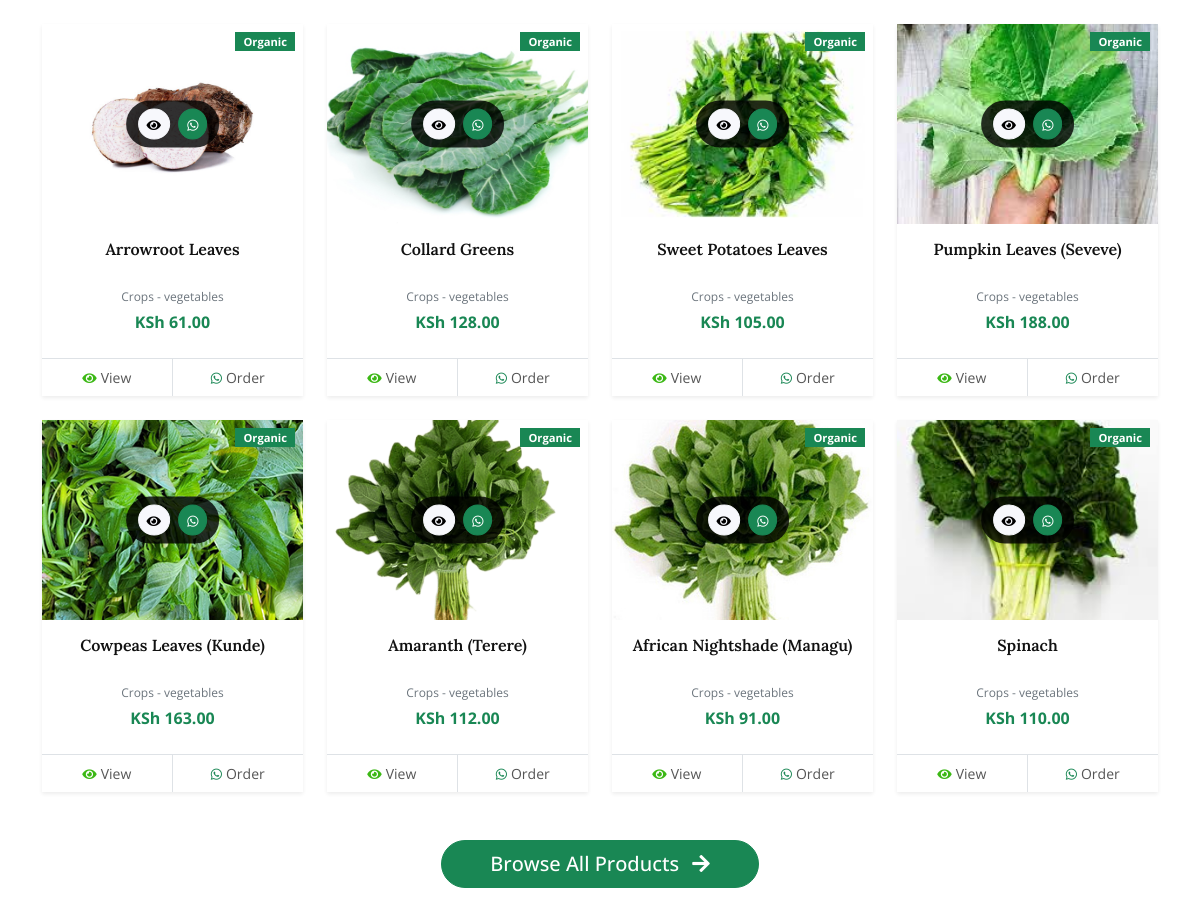
Before: / (middle part) with the older database file.
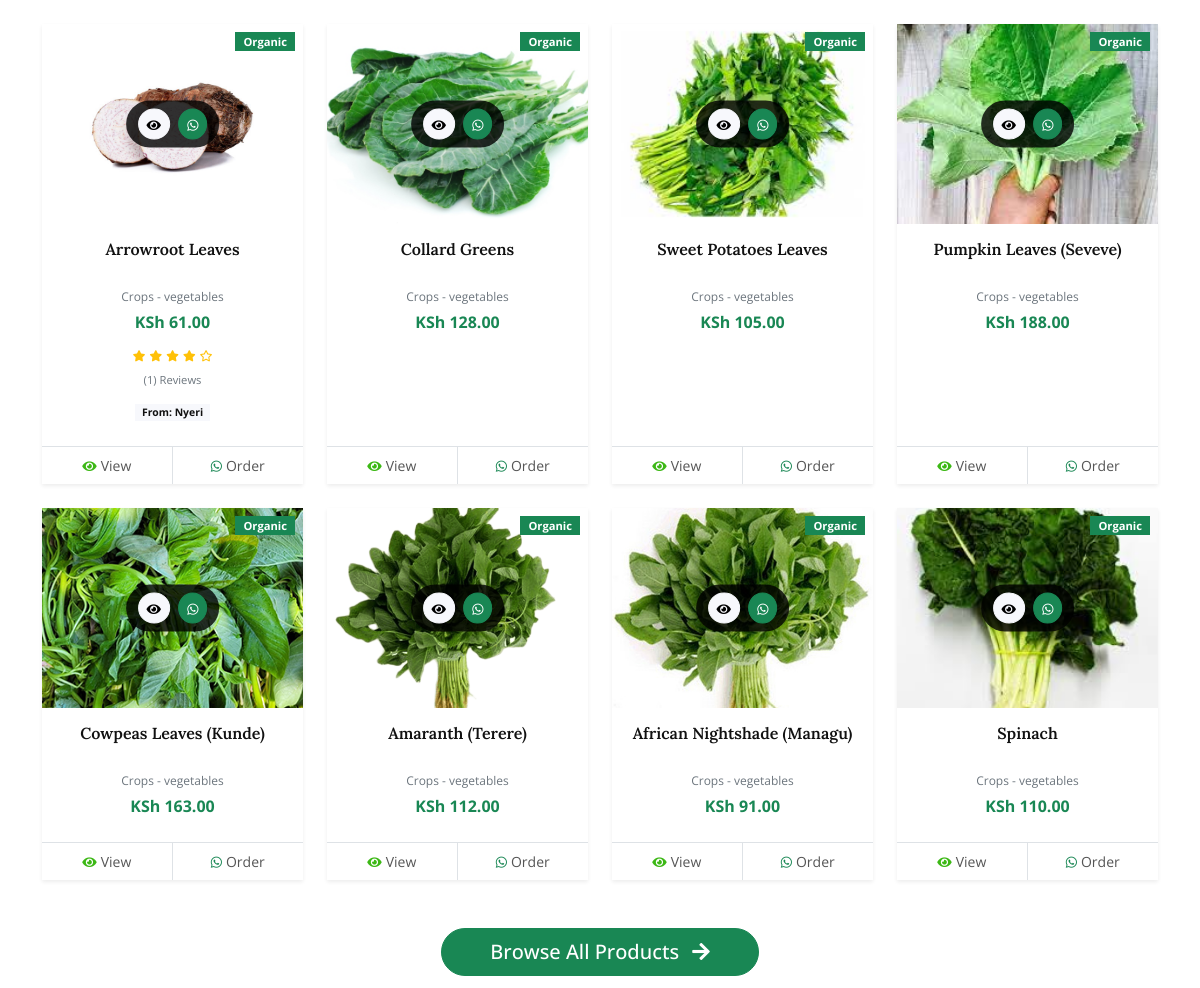
After: the same page with the newer database file.
### farmers_website/models.py (models this page shows, shortened)
class Product(models.Model):
    STOCK_STATUS_CHOICES = [
        ('in_stock', 'In Stock'),
        ('low_stock', 'Low Stock'),
        ('out_of_stock', 'Out of Stock'),
        ('pre_order', 'Pre-Order'),
    ]
    UNIT_CHOICES = [
        ('kg', 'Kilogram'),
        ('g', 'Gram'),
        ('ltr', 'Liter'),
        ('ml', 'Milliliter'),
        ('pc', 'Piece'),
        ('pack', 'Pack'),
        ('bag', 'Bag'),
        ('bottle', 'Bottle'),
        ('box', 'Box'),
        ('dozen', 'Dozen'),
        ('meter', 'Meter'),
        ('acre', 'Acre'),
    ]
    name = models.CharField(max_length=200)
    slug = models.SlugField(max_length=200, unique=True, blank=True)
    sku = models.CharField(max_length=100, unique=True, help_text='Stock Keeping Unit')
    description = models.TextField()
    short_description = models.CharField(max_length=300, blank=True)
    category = models.ForeignKey(Category, on_delete=models.CASCADE, related_name='products')
    subcategory = models.ForeignKey(SubCategory, on_delete=models.CASCADE, related_name='products', blank=True, null=True)
    brand = models.ForeignKey(Brand, on_delete=models.SET_NULL, null=True, blank=True, related_name='products')
    tags = models.ManyToManyField(Tag, blank=True, related_name='products')
    price = models.DecimalField(max_digits=10, decimal_places=2)
    discount_price = models.DecimalField(max_digits=10, decimal_places=2, blank=True, null=True)
    cost_price = models.DecimalField(max_digits=10, decimal_places=2, blank=True, null=True)
    stock_quantity = models.PositiveIntegerField(default=0)
    stock_status = models.CharField(max_length=20, choices=STOCK_STATUS_CHOICES, default='in_stock')
    low_stock_threshold = models.PositiveIntegerField(default=10)
    unit = models.CharField(max_length=20, choices=UNIT_CHOICES, default='pc')
    weight = models.DecimalField(max_digits=8, decimal_places=2, blank=True, null=True, help_text='Weight in kg')
    is_active = models.BooleanField(default=True)
    is_featured = models.BooleanField(default=False)
    is_organic = models.BooleanField(default=False)
    requires_prescription = models.BooleanField(default=False, help_text='For pesticides/veterinary products')
    meta_title = models.CharField(max_length=200, blank=True)
    meta_description = models.CharField(max_length=300, blank=True)
    meta_keywords = models.CharField(max_length=500, blank=True)
    created_at = models.DateTimeField(auto_now_add=True)
    updated_at = models.DateTimeField(auto_now=True)
    harvest_date = models.DateField(blank=True, null=True)
    expiry_date = models.DateField(blank=True, null=True)
    origin = models.CharField(max_length=100, blank=True, help_text='Farm/Region of origin')
    class Meta:
        ordering = ['-created_at']
        indexes = [
            models.Index(fields=['slug']),
            models.Index(fields=['sku']),
            models.Index(fields=['category', 'is_active']),
            models.Index(fields=['is_featured', 'is_active']),
        ]
    def get_absolute_url(self):
        return reverse('product_detail', kwargs={'slug': self.slug})
    @property
    def selling_price(self):
        return self.discount_price if self.discount_price else self.price
    @property
    def discount_percentage(self):
        if self.discount_price and self.discount_price < self.price:
            return round(((self.price - self.discount_price) / self.price) * 100)
        return 0
    @property
    def main_image(self):
        main_img = self.images.filter(is_main=True).first()
        return main_img.image if main_img else None

class ProductImage(models.Model):
    product = models.ForeignKey(Product, on_delete=models.CASCADE, related_name='images')
    image = models.ImageField(upload_to='products/')
    alt_text = models.CharField(max_length=200, blank=True)
    is_main = models.BooleanField(default=False)
    sort_order = models.PositiveIntegerField(default=0)
    created_at = models.DateTimeField(auto_now_add=True)
    class Meta:
        ordering = ['sort_order', 'created_at']

class Category(models.Model):
    name = models.CharField(max_length=100, unique=True)
    slug = models.SlugField(max_length=100, unique=True, blank=True)
    description = models.TextField(blank=True)
    image = models.ImageField(upload_to='categories/', blank=True, null=True)
    is_active = models.BooleanField(default=True)
    created_at = models.DateTimeField(auto_now_add=True)
    updated_at = models.DateTimeField(auto_now=True)
    class Meta:
        verbose_name_plural = "Categories"
        ordering = ['name']

class SubCategory(models.Model):
    category = models.ForeignKey(Category, on_delete=models.CASCADE, related_name='subcategories')
    name = models.CharField(max_length=100)
    slug = models.SlugField(max_length=100, blank=True)
    description = models.TextField(blank=True)
    is_active = models.BooleanField(default=True)
    created_at = models.DateTimeField(auto_now_add=True)
    class Meta:
        verbose_name_plural = "Sub Categories"
        unique_together = ('category', 'name')
        ordering = ['name']

class ProductAttribute(models.Model):
    product = models.ForeignKey(Product, on_delete=models.CASCADE, related_name='attributes')
    name = models.CharField(max_length=100)
    value = models.CharField(max_length=200)
    created_at = models.DateTimeField(auto_now_add=True)
    class Meta:
        unique_together = ('product', 'name', 'value')
        ordering = ['name', 'value']

### farmers_website/views.py (the view)
# urls.py: path('', views.index, name='home'),
def index(request):
    featured_products = Product.objects.filter(
        is_featured=True,
        is_active=True,
        stock_status__in=['in_stock', 'low_stock']
    ).select_related('category', 'subcategory', 'brand').prefetch_related('images', 'tags')[:8]
    new_products = Product.objects.filter(
        is_active=True,
        stock_status__in=['in_stock', 'low_stock']
    ).select_related('category', 'subcategory', 'brand').prefetch_related('images', 'tags').order_by('-created_at')[:8]
    organic_products = Product.objects.filter(
        is_organic=True,
        is_active=True,
        stock_status__in=['in_stock', 'low_stock']
    ).select_related('category', 'subcategory', 'brand').prefetch_related('images', 'tags')[:8]
    categories = Category.objects.filter(is_active=True).annotate(
        product_count=Count('products', filter=Q(products__is_active=True))
    ).order_by('name')
    vegetables = Product.objects.filter(
        subcategory__name__icontains='vegetable',
        is_active=True,
        stock_status__in=['in_stock', 'low_stock']
    ).select_related('category', 'subcategory', 'brand').prefetch_related('images', 'tags')[:8]
    fruits = Product.objects.filter(
        subcategory__name__icontains='fruit',
        is_active=True,
        stock_status__in=['in_stock', 'low_stock']
    ).select_related('category', 'subcategory', 'brand').prefetch_related('images', 'tags')[:8]
    top_rated = Product.objects.filter(
        is_active=True,
        stock_status__in=['in_stock', 'low_stock']
    ).annotate(
        avg_rating=Avg('reviews__rating'),
        review_count=Count('reviews')
    ).filter(review_count__gte=1).order_by('-avg_rating')[:8]
    context = {
        'featured_products': featured_products,
        'new_products': new_products,
        'organic_products': organic_products,
        'vegetables': vegetables,
        'fruits': fruits,
        'top_rated': top_rated,
        'categories': categories,
    }
    return render(request, 'home.html', context)

### farmers_website/context_processors.py (called while the page is built, shortened)
def categories(request):
    categories = Category.objects.filter(is_active=True).annotate(
        product_count=Count('products', filter=models.Q(products__is_active=True))
    ).order_by('name')
    return {
        'global_categories': categories,
    }

def cart_context(request):
    cart_items_count = 0
    cart_total = 0
    try:
        if request.user.is_authenticated:
            try:
                customer = request.user.customer
                cart = Cart.objects.filter(customer=customer).first()
            except AttributeError:
                cart = None
        else:
            session_id = request.session.session_key
            if not session_id:
                request.session.create()
                session_id = request.session.session_key
            cart = Cart.objects.filter(session_id=session_id).first()
    except Exception as e:
        print(f"Cart context processor error: {e}")
        cart_items_count = 0
        cart_total = 0
    return {
        'cart_items_count': cart_items_count,
        'cart_total': cart_total,
    }

### farmers_website/templatetags/product_extras.py (called while the page is built)
@register.filter
def avg_rating(reviews):
    if not reviews:
        return 0
    total = sum([review.rating for review in reviews])
    return round(total / len(reviews))

### templates/home.html (shortened to what this page needs)
{% extends 'base.html' %}
{% load static %}
{% load product_extras %}
{% block content %}
<section class="container-xxl py-5">
    <div class="container">
        <div class="tab-content" id="productTabContent">
            <div class="tab-pane fade show active" id="vegetables">
                <div class="row g-4">
                    {% for product in vegetables %}
                    <div class="col-xl-3 col-lg-4 col-md-6">
                        {% include 'product_card.html' %}
                    </div>
                    {% endfor %}
                </div>
            </div>
        </div>
        <div class="text-center mt-5">
            <a href="{% url 'product_list' %}" class="btn btn-success btn-lg rounded-pill px-5">
                Browse All Products <i class="fas fa-arrow-right ms-2"></i>
            </a>
        </div>
    </div>
</section>
{% endblock %}

### templates/base.html (shortened to what this page needs)
{% load static %}
<!DOCTYPE html>
<html lang="en">
<head>
    <link href="https://cdnjs.cloudflare.com/ajax/libs/font-awesome/5.10.0/css/all.min.css" rel="stylesheet">
    <link href="https://cdn.jsdelivr.net/npm/bootstrap-icons@1.4.1/font/bootstrap-icons.css" rel="stylesheet">
    <link href="{% static 'lib/animate/animate.min.css' %}" rel="stylesheet">
    <link href="{% static 'lib/owlcarousel/assets/owl.carousel.min.css' %}" rel="stylesheet">
    <link href="{% static 'css/bootstrap.min.css' %}" rel="stylesheet">
    <link href="{% static 'css/style.css' %}" rel="stylesheet">
</head>
<body>
    {% block content %}
    {% endblock content %}

### templates/product_card.html (shortened to what this page needs)
{% load product_extras %}
<div class="product-item card h-100 border-0 shadow-sm">
    <div class="position-relative product-image-container" style="height: 200px; overflow: hidden;">
        {% if product.main_image %}
        <img src="{{ product.main_image.url }}" class="card-img-top w-100 h-100" alt="{{ product.name }}" style="object-fit: cover;">
        {% else %}
        <div class="bg-light d-flex align-items-center justify-content-center h-100">
            <i class="fas fa-image text-muted fs-2"></i>
        </div>
        {% endif %}
        {% if product.discount_percentage %}
        <span class="badge bg-danger position-absolute top-0 end-0 m-2 px-2 py-1" style="font-size: 0.7rem;">
            -{{ product.discount_percentage }}%
        </span>
        {% elif product.stock_status == 'low_stock' %}
        <span class="badge bg-warning text-dark position-absolute top-0 end-0 m-2 px-2 py-1" style="font-size: 0.7rem;">
            Low Stock
        </span>
        {% elif product.stock_status == 'out_of_stock' %}
        <span class="badge bg-danger position-absolute top-0 end-0 m-2 px-2 py-1" style="font-size: 0.7rem;">
            Out of Stock
        </span>
        {% elif not product.is_featured and product.is_organic %}
        <span class="badge bg-success position-absolute top-0 end-0 m-2 px-2 py-1" style="font-size: 0.7rem;">Organic</span>
        {% endif %}
        <div class="position-absolute top-50 start-50 translate-middle opacity-0 quick-view-overlay">
            <a href="{{ product.get_absolute_url }}" class="btn btn-light btn-sm rounded-circle me-1">
                <i class="fas fa-eye" style="font-size: 0.8rem;"></i>
            </a>
            {% if product.stock_status != 'out_of_stock' %}
            <button class="btn btn-success btn-sm rounded-circle" onclick="orderViaWhatsApp('{{ product.name }}', '{{ product.selling_price }}')">
                <i class="fab fa-whatsapp" style="font-size: 0.8rem;"></i>
            </button>
            {% endif %}
        </div>
    </div>
    <div class="card-body text-center p-3">
        <h6 class="card-title mb-2" style="height: 40px; overflow: hidden; display: -webkit-box; -webkit-line-clamp: 2; -webkit-box-orient: vertical;">
            <a href="{{ product.get_absolute_url }}" class="text-decoration-none text-dark">
                {{ product.name|truncatechars:30 }}
            </a>
        </h6>
        <p class="text-muted mb-1" style="font-size: 0.75rem;">
            {{ product.category.name }}
            {% if product.subcategory %}
            - {{ product.subcategory.name|truncatechars:15 }}
            {% endif %}
        </p>
        <div class="price mb-2">
            <span class="fw-bold text-success fs-6">KSh {{ product.selling_price }}</span>
        </div>
        {% if product.reviews.count %}
        <div class="rating mb-2">
            {% with avg_rating=product.reviews.all|avg_rating %}
            <div class="rating-stars">
                {% for i in "12345"|make_list %}
                    {% if forloop.counter <= avg_rating %}
                    <i class="fas fa-star text-warning" style="font-size: 0.7rem;"></i>
                    {% else %}
                    <i class="far fa-star text-warning" style="font-size: 0.7rem;"></i>
                    {% endif %}
                {% endfor %}
            </div>
            <small class="text-muted" style="font-size: 0.7rem;">({{ product.reviews.count }}) Reviews</small>
            {% endwith %}
        </div>
        {% endif %}
        {% if product.attributes.all %}
        <div class="product-attributes mb-2">
            {% for attr in product.attributes.all|slice:":1" %}
            <small class="badge bg-light text-dark" style="font-size: 0.65rem;">{{ attr.name }}: {{ attr.value|truncatechars:10 }}</small>
            {% endfor %}
        </div>
        {% endif %}
    </div>
    <div class="d-flex border-top">
        <small class="w-50 text-center border-end py-2">
            <a class="text-body text-decoration-none" href="{{ product.get_absolute_url }}">
                 <i class="fa fa-eye text-primary me-1" style="font-size: 0.8rem;"></i>View
            </a>
        </small>
        <small class="w-50 text-center py-2">
            {% if product.stock_status != 'out_of_stock' %}
            <a class="text-body text-decoration-none" href="#" onclick="orderViaWhatsApp('{{ product.name }}', '{{ product.selling_price }}')">
               <i class="fab fa-whatsapp text-success me-1" style="font-size: 0.8rem;"></i>Order
            </a>
            {% else %}
            <span class="text-muted">
                <i class="fas fa-ban me-1" style="font-size: 0.8rem;"></i>Unavailable
            </span>
            {% endif %}
        </small>
   </div>
</div>

### static/css/style.css (style rules this page uses)
:root { --primary: #3CB815; --secondary: #F65005; --light: #F7F8FC; --dark: #111111; }
.btn { font-weight: 500; transition: .5s; }
.product-item { box-shadow: 0 0 45px rgba(0, 0, 0, .07); }
.product-item img { transition: .5s; }

### templates/product_card.html (style rules this page uses)
.quick-view-overlay { background: rgba(0,0,0,0.8); border-radius: 25px; padding: 8px 12px; transition: opacity 0.3s ease; }

Changed rows visible on the page:
shown differently, row unchanged: Product "Arrowroot Leaves": reviews.count (not shown) → "1"
added ProductAttribute: name "From", value "Nyeri", shown under Product "Arrowroot Leaves"
